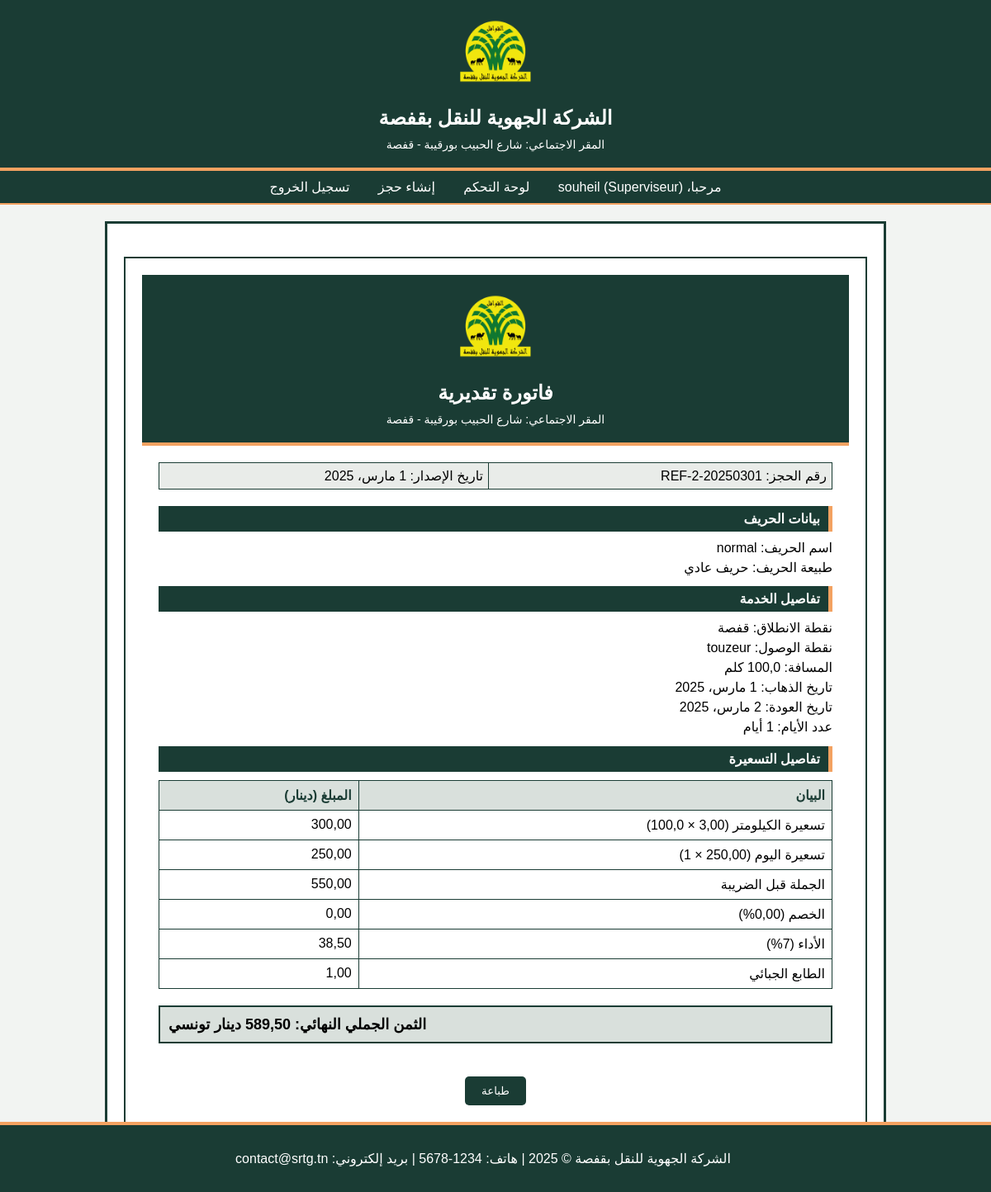
The page /reservation/2/ (signed in) on the database its author committed.
### core/models.py (models this page shows, shortened)
class User(AbstractUser):
    ROLES = (
        ('Superviseur', 'Superviseur'),
        ('Exploitant', 'Exploitant'),
        ('Caissier', 'Caissier'),
        ('PDG', 'PDG'),
    )
    role = models.CharField(max_length=20, choices=ROLES, default='Superviseur')

class Reservation(models.Model):
    STATUS_CHOICES = (
        ('pending', 'في الانتظار'),
        ('confirmed_exploitant', 'تم التأكيد من المشغل'),
        ('pending_pdg', 'في انتظار تأكيد المدير العام'),
        ('unpaid', 'غير مدفوعة'),
        ('paid', 'مدفوعة'),
        ('confirmed', 'مؤكدة'),
    )
    client = models.ForeignKey(Client, on_delete=models.CASCADE)
    departure = models.CharField(max_length=100, default="قفصة")
    destination = models.ForeignKey(Distance, on_delete=models.CASCADE)
    start_date = models.DateField()
    end_date = models.DateField()
    days = models.IntegerField(editable=False)
    unit_price = models.FloatField(default=3.0)
    daily_price = models.FloatField(default=250.0)
    discount = models.FloatField(default=0.0)
    tax_rate = models.FloatField(default=0.07)
    stamp_duty = models.FloatField(default=1.0)
    total_price = models.FloatField(editable=False)
    client_share = models.FloatField(default=0.0, editable=False)
    ministry_share = models.FloatField(default=0.0, editable=False)
    status = models.CharField(max_length=20, choices=STATUS_CHOICES, default='pending')
    reference = models.CharField(max_length=50, unique=True, blank=True)
    is_discount_approved = models.BooleanField(default=True)
    def calculate_days(self):
        delta = (self.end_date - self.start_date).days
        return 0 if delta == 0 else 1
    def calculate_km_price(self):
        return self.unit_price * self.destination.distance_km
    def calculate_daily_price(self):
        days = self.calculate_days()
        if self.client.client_type == 'sport_supported':
            return 0
        elif self.client.client_type == 'conventionne':
            return 900 * days
        return self.daily_price * days
    def calculate_base_price(self):
        km_price = self.calculate_km_price()
        if self.client.client_type == 'sport_supported':
            waiting_price = self.calculate_waiting_price()
            return km_price + waiting_price
        return km_price + self.calculate_daily_price()
    def calculate_discount_amount(self):
        base_price = self.calculate_base_price()
        if self.client.client_type == 'sport_supported':
            client_share_ht = base_price * 0.5
            discount_amount = client_share_ht * (self.discount / 100)
            return discount_amount if self.is_discount_approved else 0
        return base_price * (self.discount / 100) if self.is_discount_approved else 0
    def calculate_tax_amount(self):
        base_price = self.calculate_base_price()
        discount_amount = self.calculate_discount_amount()
        if self.client.client_type == 'sport_supported':
            client_share_after_discount = (base_price * 0.5) - discount_amount
            ministry_share = base_price * 0.5
            return (client_share_after_discount * self.tax_rate) + (ministry_share * self.tax_rate)
        price_after_discount = base_price - discount_amount
        return price_after_discount * self.tax_rate

class Client(models.Model):
    CLIENT_TYPES = (
        ('personne_physique', 'حريف عادي'),
        ('conventionne', 'حريف متعاقد'),
        ('sakhir', 'سخير من سلطة'),
        ('pdg_permission', 'إذن المدير العام'),
        ('sport_supported', 'حريف مدعوم من مندوبية الرياضة'),
    )
    name = models.CharField(max_length=100)
    email = models.EmailField()
    client_type = models.CharField(max_length=50, choices=CLIENT_TYPES)

class Distance(models.Model):
    destination = models.CharField(max_length=100)
    distance_km = models.FloatField()

### core/views.py (the view)
# urls.py: path('reservation/<int:reservation_id>/', views.reservation_detail, name='reservation_detail'),
def reservation_detail(request, reservation_id):
    reservation = get_object_or_404(Reservation, id=reservation_id)
    return render(request, 'core/invoice.html', {'reservation': reservation})

### core/templates/core/invoice.html (shortened to what this page needs)
{% extends 'core/base.html' %}
{% load static %}
{% block content %}
<div class="invoice-container" id="invoice-print">
    <div class="header">
        <img src="{% static 'images/srtg_logo.png' %}" alt="Logo SRTG" class="logo">
        <h1>فاتورة تقديرية</h1>
        <p>المقر الاجتماعي: شارع الحبيب بورقيبة - قفصة</p>
    </div>
    <div class="invoice-content">
        <table class="ref-table">
            <tr>
                <td>رقم الحجز: {{ reservation.reference }}</td>
                <td>تاريخ الإصدار: {{ reservation.start_date }}</td>
            </tr>
        </table>
        <div class="section">
            <h2 class="section-title">بيانات الحريف</h2>
            <div class="details">
                <p>اسم الحريف: {{ reservation.client.name }}</p>
                <p>طبيعة الحريف: {{ reservation.client.get_client_type_display }}</p>
            </div>
        </div>
        <div class="section">
            <h2 class="section-title">تفاصيل الخدمة</h2>
            <div class="details">
                <p>نقطة الانطلاق: {{ reservation.departure }}</p>
                <p>نقطة الوصول: {{ reservation.destination.destination }}</p>
                <p>المسافة: {{ reservation.destination.distance_km }} كلم</p>
                <p>تاريخ الذهاب: {{ reservation.start_date }}</p>
                <p>تاريخ العودة: {{ reservation.end_date }}</p>
                <p>عدد الأيام: {{ reservation.days }} أيام</p>
            </div>
        </div>
        <div class="section">
            <h2 class="section-title">تفاصيل التسعيرة</h2>
            <table class="calculation-table">
                <tr>
                    <th>البيان</th>
                    <th>المبلغ (دينار)</th>
                </tr>
                <tr>
                    <td>تسعيرة الكيلومتر ({{ reservation.unit_price|floatformat:2 }} × {{ reservation.destination.distance_km }})</td>
                    <td>{{ reservation.calculate_km_price|floatformat:2 }}</td>
                </tr>
                {% if reservation.client.client_type == 'sport_supported' %}
                <tr>
                    <td>تكلفة ساعات الانتظار ({{ reservation.calculate_waiting_hours }} ساعات × 30 د.ت)</td>
                    <td>{{ reservation.calculate_waiting_price|floatformat:2 }}</td>
                </tr>
                {% else %}
                <tr>
                    <td>تسعيرة اليوم ({{ reservation.daily_price|floatformat:2 }} × {{ reservation.days }})</td>
                    <td>{{ reservation.calculate_daily_price|floatformat:2 }}</td>
                </tr>
                {% endif %}
                <tr>
                    <td>الجملة قبل الضريبة</td>
                    <td>{{ reservation.calculate_base_price|floatformat:2 }}</td>
                </tr>
                <tr>
                    <td>الخصم ({{ reservation.discount|floatformat:2 }}%)</td>
                    <td>{{ reservation.calculate_discount_amount|floatformat:2 }}</td>
                </tr>
                {% if reservation.client.client_type == 'sport_supported' %}
                <tr>
                    <td>حصة الحريف بدون الأداء</td>
                    <td>{{ reservation.client_share_before_tax|floatformat:2 }}</td>
                </tr>
                <tr>
                    <td>حصة المندوبية بدون الأداء</td>
                    <td>{{ reservation.ministry_share_before_tax|floatformat:2 }}</td>
                </tr>
                <tr>
                    <td>الأداء (7%) الحريف</td>
                    <td>{{ reservation.client_tax|floatformat:2 }}</td>
                </tr>
                <tr>
                    <td>الأداء (7%) المندوبية</td>
                    <td>{{ reservation.ministry_tax|floatformat:2 }}</td>
                </tr>
                <tr>
                    <td>حصة الحريف بالأداء مع الطابع</td>
                    <td>{{ reservation.client_share|floatformat:2 }}</td>
                </tr>
                <tr>
                    <td>حصة المندوبية بالأداء</td>
                    <td>{{ reservation.ministry_share|floatformat:2 }}</td>
                </tr>
                {% else %}
                <tr>
                    <td>الأداء (7%)</td>
                    <td>{{ reservation.calculate_tax_amount|floatformat:2 }}</td>
                </tr>
                {% endif %}
                <tr>
                    <td>الطابع الجبائي</td>
                    <td>{{ reservation.stamp_duty|floatformat:2 }}</td>
                </tr>
            </table>
        </div>
        <div class="total">
            {% if reservation.client.client_type == 'sport_supported' %}
            الثمن الجملي النهائي للحريف: {{ reservation.client_share|floatformat:2 }} دينار تونسي
            <br>الثمن الجملي النهائي للمندوبية: {{ reservation.ministry_share|floatformat:2 }} دينار تونسي
            <br>الثمن الجملي الإجمالي: {{ reservation.total_price|floatformat:2 }} دينار تونسي
            {% else %}
            الثمن الجملي النهائي: {{ reservation.total_price|floatformat:2 }} دينار تونسي
            {% endif %}
        </div>
    </div>
    <div class="footer">
        <p class="footer-text">الشركة الجهوية للنقل بقفصة © 2025 | هاتف: 1234-5678 | بريد إلكتروني: contact@srtg.tn</p>
    </div>
    <button class="print-btn" onclick="printInvoice()">طباعة</button>
</div>
{% endblock %}

### core/templates/core/base.html (shortened to what this page needs)
<!DOCTYPE html>
<html lang="ar" dir="rtl">
<head>
    {% load static %}
    <link rel="stylesheet" href="{% static 'css/style.css' %}">
    <link href="https://cdn.jsdelivr.net/npm/fullcalendar@5.11.3/main.min.css" rel="stylesheet">
</head>
<body>
    <div class="header">
        <img src="{% static 'images/srtg_logo.png' %}" alt="Logo SRTG">
        <h1>الشركة الجهوية للنقل بقفصة</h1>
        <p>المقر الاجتماعي: شارع الحبيب بورقيبة - قفصة</p>
    </div>
    {% if not hide_nav %}
    <div class="navbar">
        {% if user.is_authenticated %}
        <span class="nav-item">مرحبا، {{ user.username }} ({{ user.role }})</span>
        <a href="{% url 'dashboard' %}" class="nav-item">لوحة التحكم</a>
        {% if user.role == 'Superviseur' or user.role == 'Exploitant' %}
        <a href="{% url 'reservation_create' %}" class="nav-item">إنشاء حجز</a>
        {% endif %}
        <a href="{% url 'logout' %}" class="nav-item">تسجيل الخروج</a>
        {% else %}
        <a href="{% url 'login' %}" class="nav-item">تسجيل الدخول</a>
        {% endif %}
    </div>
    {% endif %}
    <div class="container">
        {% block content %}{% endblock %}
    </div>
    <div class="footer">
        <p>الشركة الجهوية للنقل بقفصة © 2025 | هاتف: 1234-5678 | بريد إلكتروني: contact@srtg.tn</p>
    </div>
</body>
</html>

### core/static/css/style.css (style rules this page uses)
body { font-family: Arial, sans-serif; direction: rtl; text-align: right; background-color: #f2f4f2; margin: 0; padding: 0; }
.header { background-color: #1a3c34; color: #fff; padding: 15px; text-align: center; border-bottom: 4px solid #f4a261; }
.header img { width: 100px; }
.header h1 { margin: 10px 0; font-size: 24px; }
.header p { margin: 5px 0; font-size: 14px; }
.navbar { background-color: #1a3c34; padding: 10px; text-align: center; border-bottom: 2px solid #f4a261; }
.nav-item { color: #fff; margin: 0 15px; text-decoration: none; font-size: 16px; }
.container { max-width: 900px; margin: 20px auto; background-color: #fff; border: 3px solid #1a3c34; padding: 20px; min-height: calc(100vh - 200px); }
.footer { background-color: #1a3c34; color: #fff; text-align: center; padding: 10px; border-top: 4px solid #f4a261; position: fixed; bottom: 0; width: 100%; }
.section-title { font-size: 16px; font-weight: bold; color: #fff; background-color: #1a3c34; padding: 6px 10px; border-right: 5px solid #f4a261; margin-bottom: 10px; }
.calculation-table, .reservation-table { width: 100%; border-collapse: collapse; margin-top: 10px; }
.calculation-table th, .calculation-table td, .reservation-table th, .reservation-table td { border: 1px solid #1a3c34; padding: 8px; text-align: right; }
.calculation-table th, .reservation-table th { background-color: #d9e0dc; color: #1a3c34; }
.total { font-size: 18px; font-weight: bold; text-align: left; padding: 10px; background-color: #d9e0dc; border: 2px solid #1a3c34; margin-top: 20px; }
.ref-table { width: 100%; border-collapse: collapse; margin-bottom: 20px; }
.ref-table td { border: 1px solid #1a3c34; padding: 6px; background-color: #e9ece9; }
.details p { margin: 5px 0; }
.dashboard-content, .invoice-content, .confirm-reservation-content, .apply-discount-content, .trip-create-content, .transport-order-content, .login-content, .payment-confirmation-content { padding: 20px; }

### core/templates/core/invoice.html (style rules this page uses)
.invoice-container { border: 2px solid #1a3c34; padding: 20px; margin: 20px auto; max-width: 900px; width: 100%; box-sizing: border-box; }
.header { background-color: #1a3c34; color: #fff; padding: 15px; text-align: center; }
.header img.logo { width: 100px; }
.header h1 { margin: 10px 0; font-size: 24px; }
.header p { margin: 5px 0; font-size: 14px; }
.footer { background-color: #1a3c34; color: #fff; padding: 15px; text-align: center; }
.footer-text { margin: 0; font-size: 14px; }
.print-btn { display: block; margin: 20px auto; padding: 10px 20px; background-color: #1a3c34; color: #fff; border: none; border-radius: 5px; cursor: pointer; }

### rows shown on the page
User: username "souheil", role "Superviseur"
Reservation: reference "REF-2-20250301", start_date "1 مارس، 2025", client.name "normal", client.client_type "حريف عادي", departure "قفصة", destination.destination "touzeur", destination.distance_km "100,0", end_date "2 مارس، 2025", calculate_km_price "300,00", daily_price "250,00", days "1", calculate_daily_price "250,00", calculate_base_price "550,00", discount "0,00", calculate_discount_amount "0,00", calculate_tax_amount "38,50", stamp_duty "1,00", total_price "589,50"
